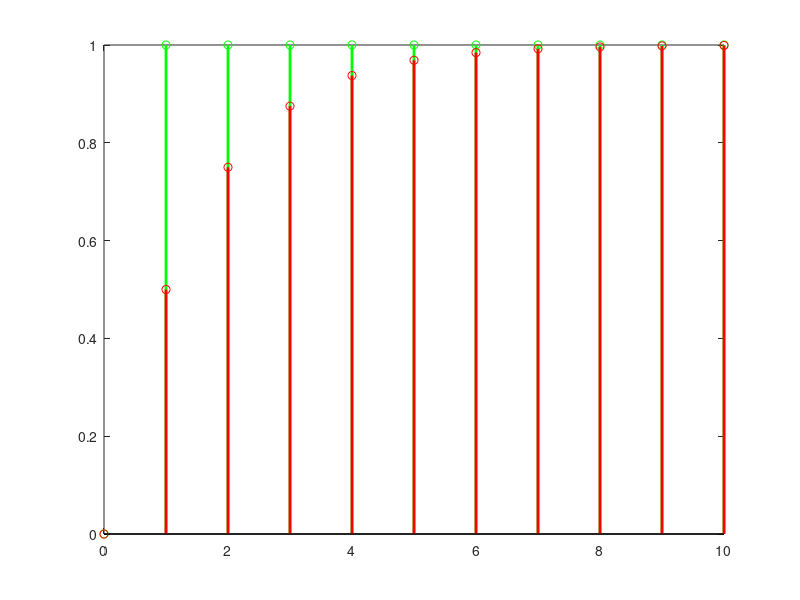

The MATLAB source for this figure:
n = 0:10;
x = ones(size(n));
x(1) = 0;
y(1) = 0;
for i=2:11
    y(i) = (y(i-1) + x(i))/2;
end
% plot(n, x, 'x', n, y, '.')
stem(n, x, 'g', 'linewidth', 2); hold on; 
stem(n, y, 'r', 'linewidth', 2); hold off;
